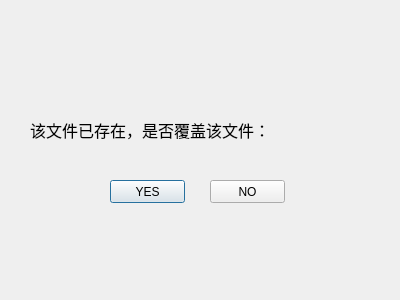
<?xml version="1.0" encoding="UTF-8"?>
<ui version="4.0">
 <class>saveDialog</class>
 <widget class="QDialog" name="saveDialog">
  <property name="geometry">
   <rect>
    <x>0</x>
    <y>0</y>
    <width>400</width>
    <height>300</height>
   </rect>
  </property>
  <property name="windowTitle">
   <string>Dialog</string>
  </property>
  <widget class="QLabel" name="label">
   <property name="geometry">
    <rect>
     <x>30</x>
     <y>110</y>
     <width>261</width>
     <height>41</height>
    </rect>
   </property>
   <property name="text">
    <string>&lt;!DOCTYPE HTML PUBLIC &quot;-//W3C//DTD HTML 4.0//EN&quot; &quot;http://www.w3.org/TR/REC-html40/strict.dtd&quot;&gt;
&lt;html&gt;&lt;head&gt;&lt;meta name=&quot;qrichtext&quot; content=&quot;1&quot; /&gt;&lt;style type=&quot;text/css&quot;&gt;
p, li { white-space: pre-wrap; }
&lt;/style&gt;&lt;/head&gt;&lt;body style=&quot; font-family:'宋体'; font-size:9pt; font-weight:400; font-style:normal;&quot;&gt;
&lt;p style=&quot; margin-top:0px; margin-bottom:0px; margin-left:0px; margin-right:0px; -qt-block-indent:0; text-indent:0px;&quot;&gt;&lt;span style=&quot; font-size:12pt;&quot;&gt;该文件已存在，是否覆盖该文件：&lt;/span&gt;&lt;/p&gt;&lt;/body&gt;&lt;/html&gt;</string>
   </property>
  </widget>
  <widget class="QPushButton" name="ySaveButton">
   <property name="geometry">
    <rect>
     <x>110</x>
     <y>180</y>
     <width>75</width>
     <height>23</height>
    </rect>
   </property>
   <property name="text">
    <string>YES</string>
   </property>
  </widget>
  <widget class="QPushButton" name="nSaveButton">
   <property name="geometry">
    <rect>
     <x>210</x>
     <y>180</y>
     <width>75</width>
     <height>23</height>
    </rect>
   </property>
   <property name="text">
    <string>NO</string>
   </property>
  </widget>
 </widget>
 <resources/>
 <connections/>
</ui>
